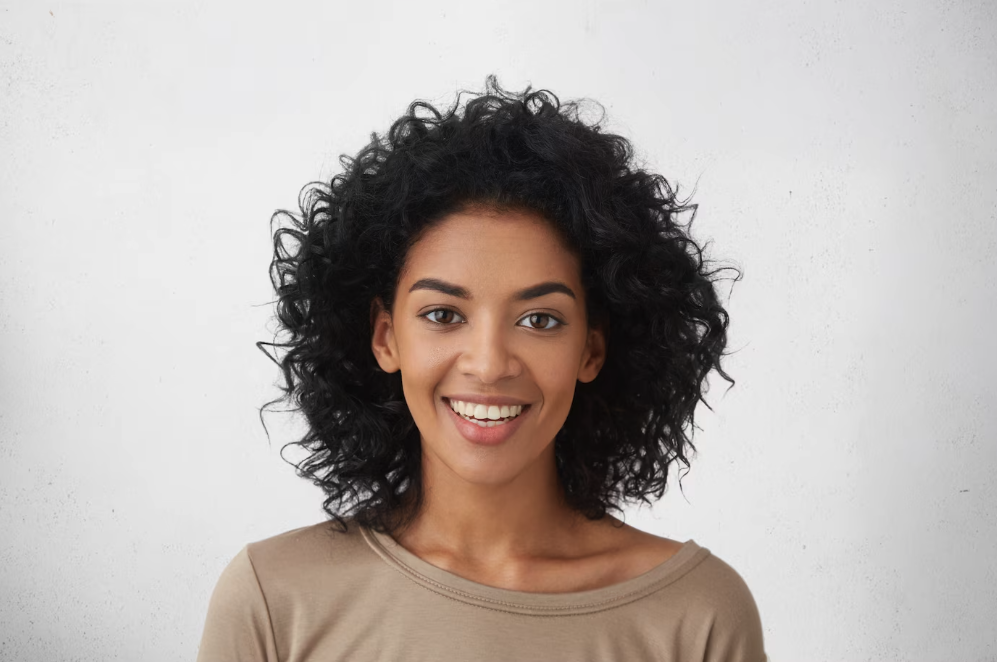
%> input picture protrait_2.png, 997 x 662 px
$ octave segmentation.m   (GNU Octave 9; MATLAB toolbox functions it lacks are replaced by stand-ins)
%> lines starting %> are read from the running program, lines starting %| are printed output that depends on the picture; in (x1, y1, x2, y2) boxes, pixels count from 0 and x2, y2 are one past the last pixel; in counts of white or black regions, pixels touching at a corner belong together; the program's own positions count from 1
I = imread('protrait_2.png');
%> I is the input picture: size 662x997x3 uint8; mean R, G, B 182.2, 174.5, 170.6
imshow(I);
Igray = rgb2gray(I);
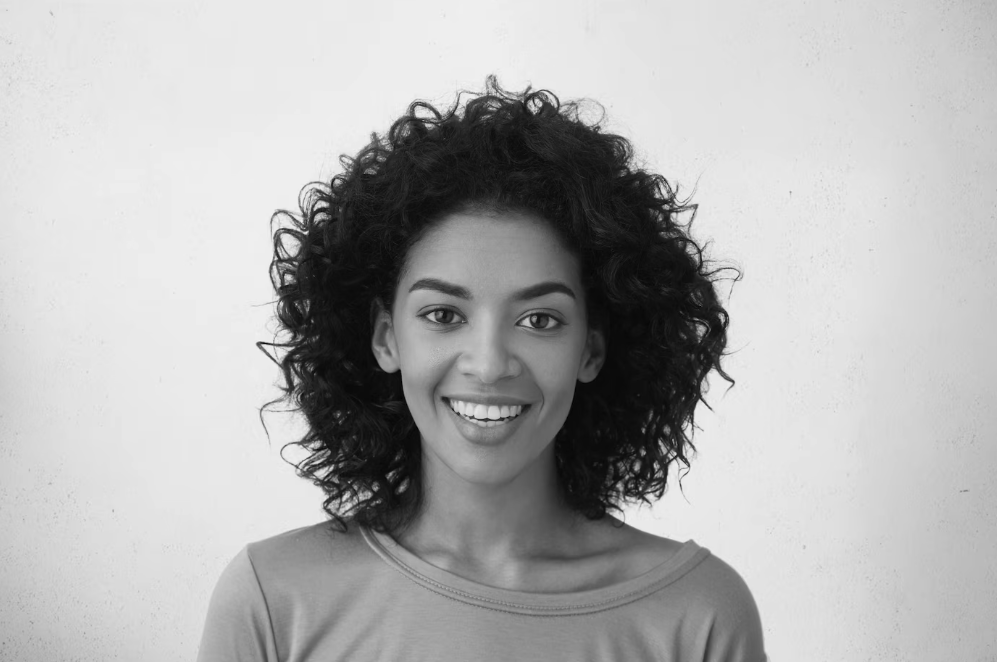
%> Igray: size 662x997 uint8; min 3, max 243, mean 176.4
rmat = I(:,:,1);
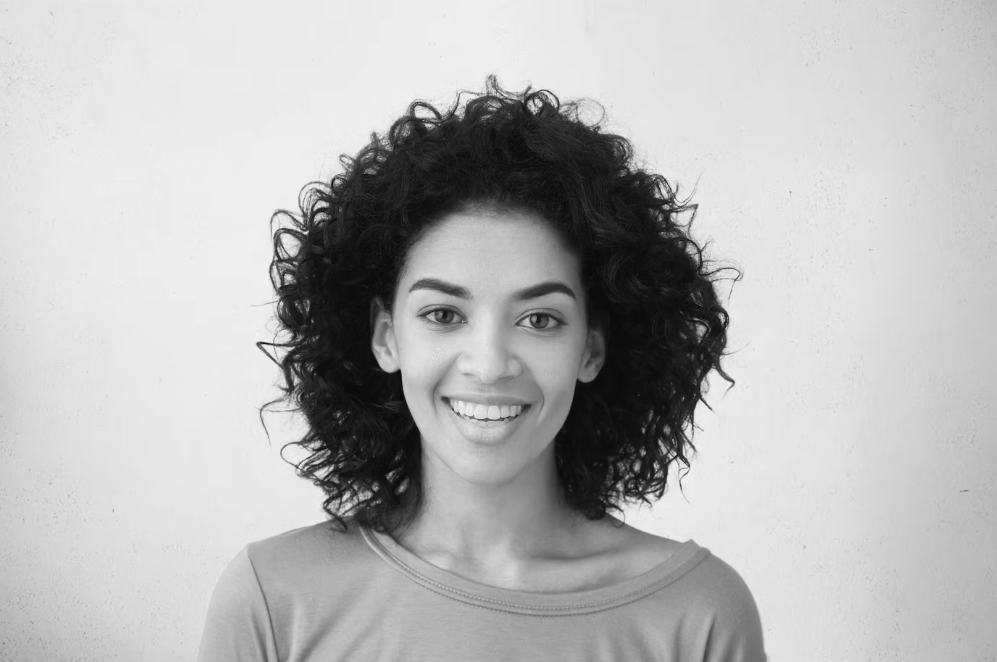
%> rmat: size 662x997 uint8; min 5, max 243, mean 182.2
gmat = I(:,:,2);
bmat = I(:,:,3);
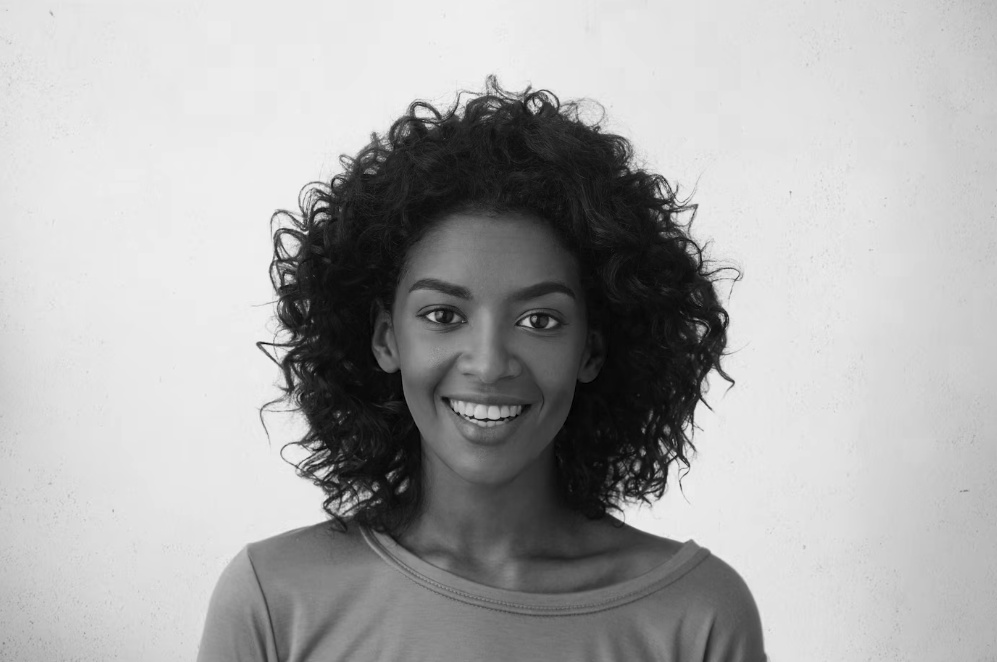
%> bmat: size 662x997 uint8; min 0, max 243, mean 170.6
levelr = graythresh(rmat)
%> levelr = 0.498
levelg = graythresh(gmat)
%> levelg = 0.553
levelb = graythresh(bmat)
%> levelb = 0.565
Ithresh = imbinarize(Igray, 0.5);
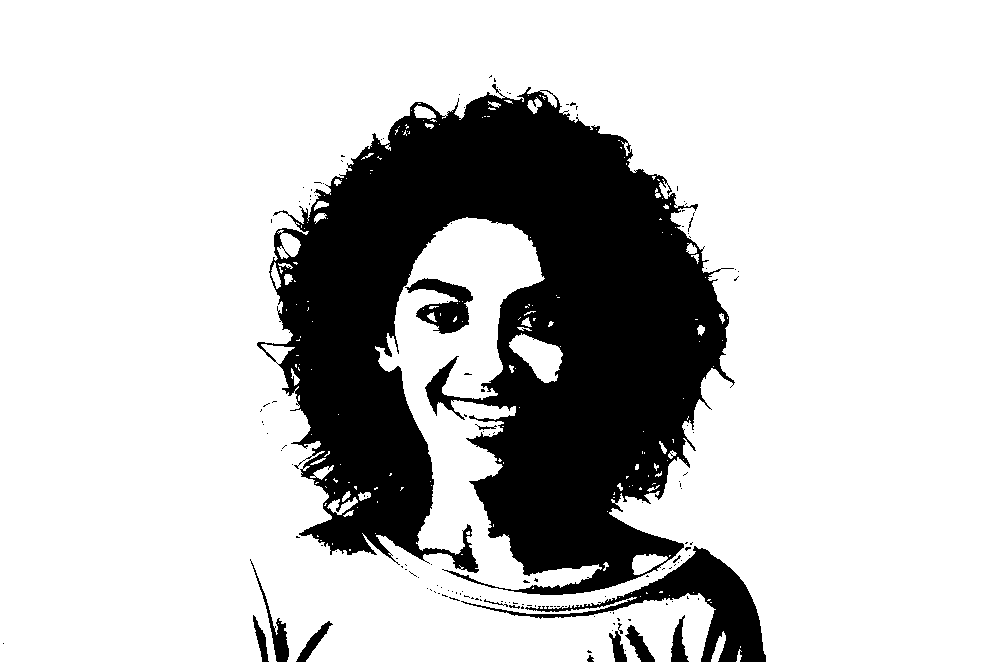
%> Ithresh: size 662x997 logical; 77.7% white; 149 black regions (133 under 20 px), largest, box (x1, y1, x2, y2) and area: (257, 84, 735, 595) 134799, (461, 546, 766, 662) 7369, (405, 278, 473, 334) 1837
I1 = imbinarize(rmat, levelr);
%> I1: size 662x997 logical; 82.5% white; 121 black regions (102 under 20 px), largest, box (x1, y1, x2, y2) and area: (257, 84, 735, 562) 110489, (722, 598, 765, 662) 1441, (417, 304, 468, 332) 697
I2 = imbinarize(gmat, levelg);
%> I2: size 662x997 logical; 72.1% white; 113 black regions (104 under 20 px), largest, box (x1, y1, x2, y2) and area: (256, 77, 767, 662) 180464, (249, 552, 292, 662) 1438, (295, 595, 353, 662) 1053
I3 = imbinarize(bmat, levelb);
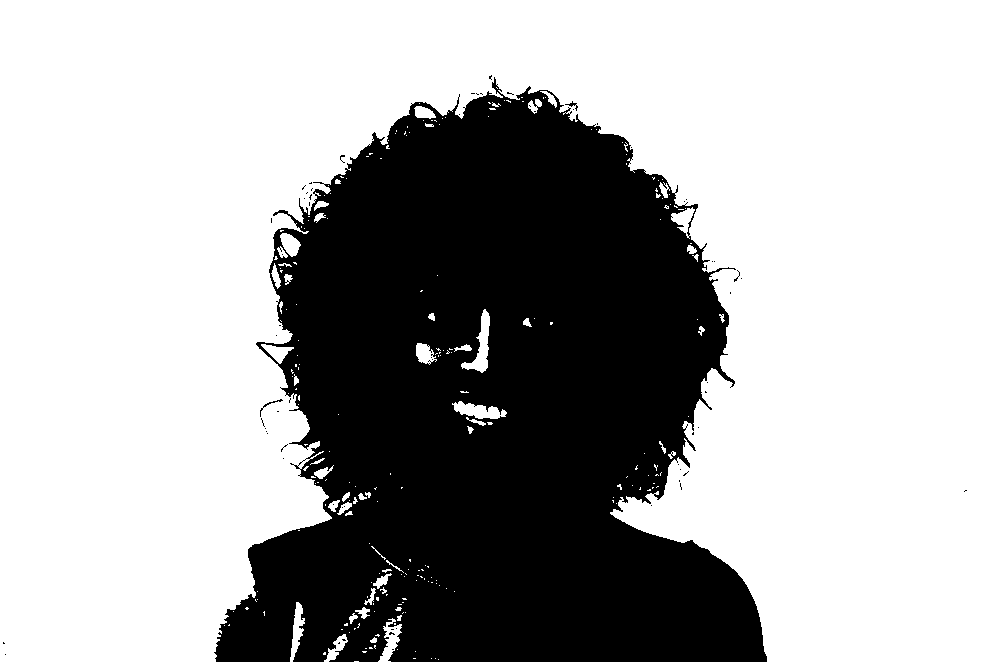
%> I3: size 662x997 logical; 67.1% white; 65 black regions (62 under 20 px), largest, box (x1, y1, x2, y2) and area: (214, 77, 767, 662) 216661, (260, 399, 283, 417) 48, (565, 101, 578, 111) 35
Isum = (I1&I2&I3);
%> Isum: size 662x997 logical; 67.1% white; 65 black regions (62 under 20 px), largest, box (x1, y1, x2, y2) and area: (214, 77, 767, 662) 216669, (260, 399, 283, 417) 48, (565, 101, 578, 111) 35
% imshowpair(I, Ithresh, 'montage');


figure;
subplot(2, 2, 1), imshow(I1);
title('Red');
subplot(2, 2, 2), imshow(I2);
title('Green');
subplot(2, 2, 3), imshow(I3);
title('Blue');
subplot(2, 2, 4), imshow(Isum);
title('Original')
Icomp = imcomplement(Isum);
Ifilled = imfill(Icomp, 'holes');
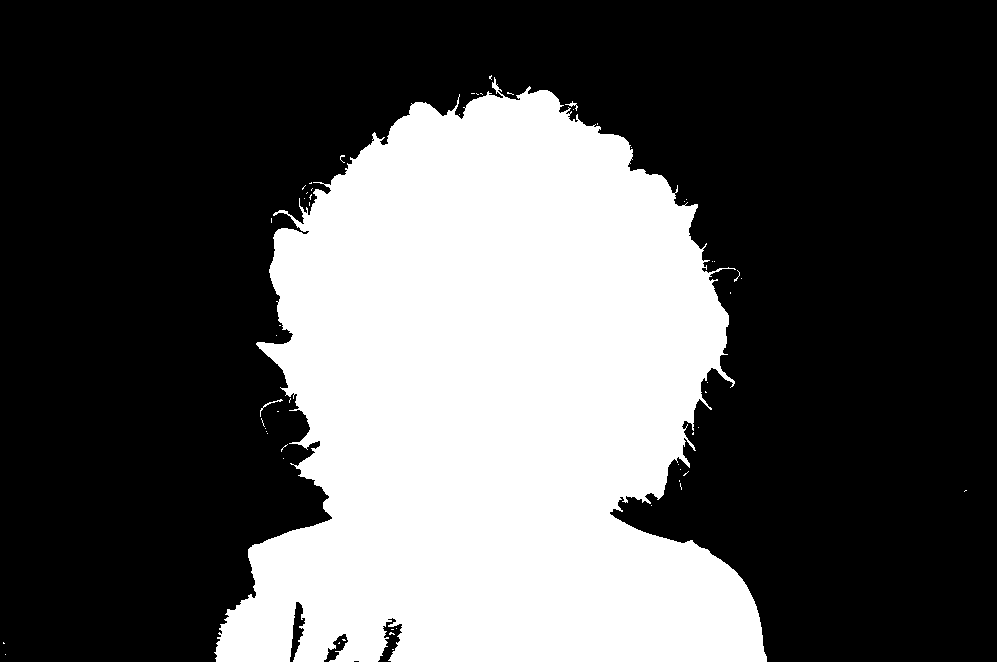
%> Ifilled: size 662x997 logical; 33.7% white; 57 white regions (54 under 20 px), largest, box (x1, y1, x2, y2) and area: (214, 77, 767, 662) 222323, (260, 399, 283, 417) 48, (565, 101, 578, 111) 35


se = strel('disk', 25);
figure, imshow(Ifilled)

title('Ifilled effect')
%Iopenned = imopen(Ifilled, se);
%figure, imshow(Iopenned)
%title('Iopenned effect');

imshowpair(I, Ifilled, 'montage')
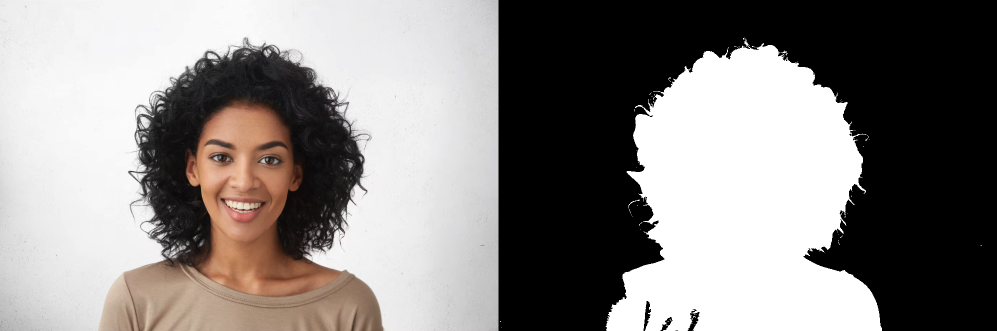
%> displayed picture: size 662x1994x3, on the screen's scale of 0 to 255 (shown at 1/2 size); mean R, G, B 138.6, 134.6, 132.5

$ run again, with protrait_1.png copied over protrait_2.png
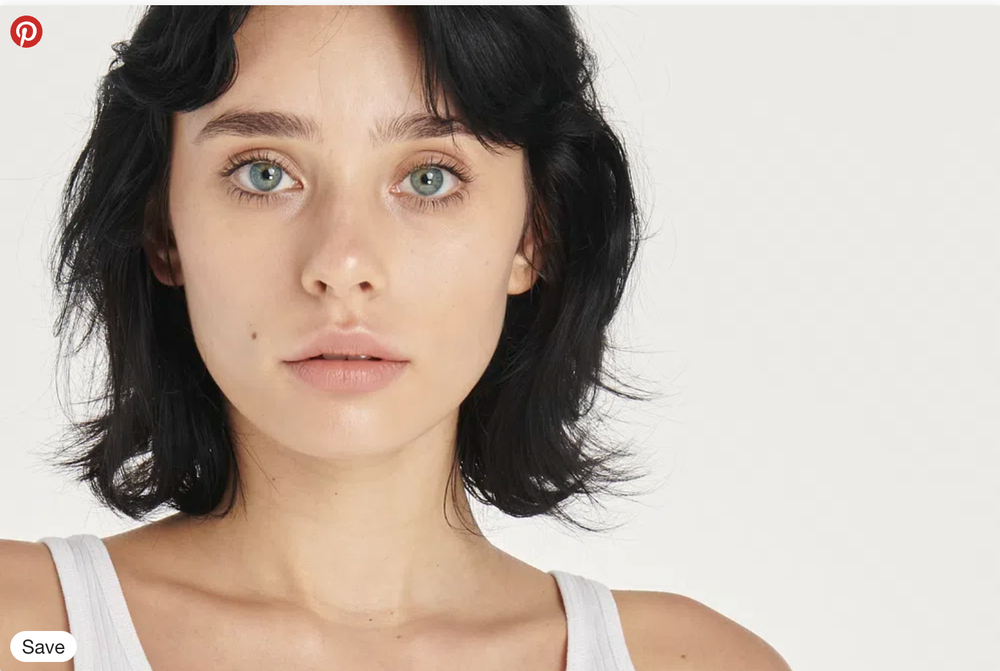
%> input picture protrait_1.png, 1000 x 671 px, shrunk from 1550 x 1040 before the run
%> I is the input picture: size 671x1000x3 uint8; mean R, G, B 189.3, 175.2, 164.2
%> levelr = 0.522
%> levelg = 0.494
%> levelb = 0.545
%> `Ithresh = imbinarize(Igray, 0.5);`:
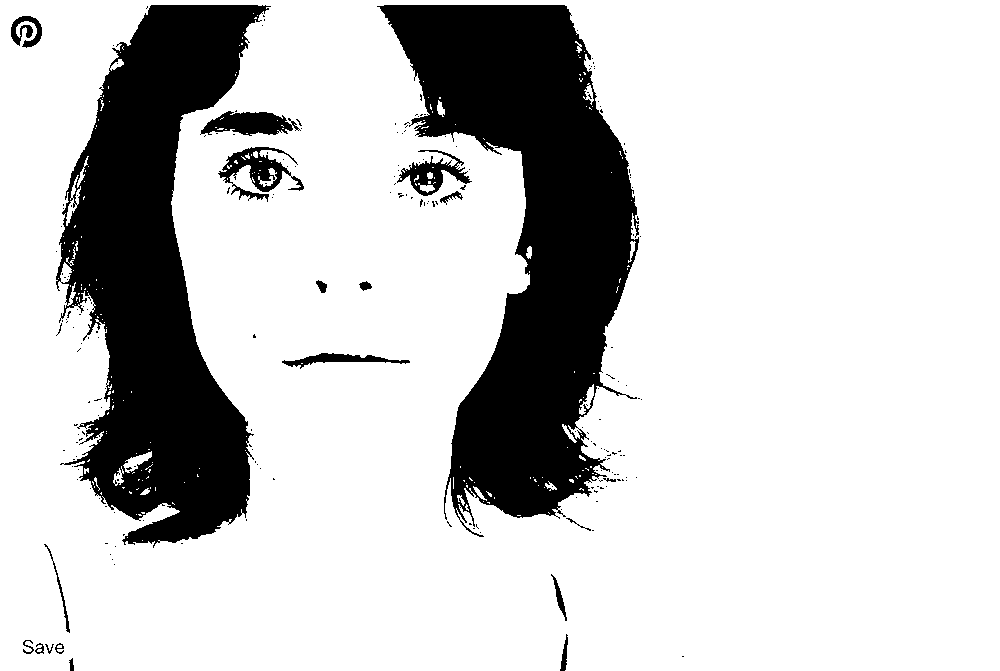
%> Ithresh: size 671x1000 logical; 79.9% white; 211 black regions (191 under 20 px), largest, box (x1, y1, x2, y2) and area: (377, 5, 639, 537) 66704, (56, 5, 271, 548) 61034, (218, 147, 304, 202) 1722
%> I1: size 671x1000 logical; 80.9% white; 196 black regions (177 under 20 px), largest, box (x1, y1, x2, y2) and area: (384, 5, 642, 519) 65223, (55, 5, 259, 532) 58429, (220, 148, 290, 192) 1135
%> I2: size 671x1000 logical; 79.2% white; 208 black regions (182 under 20 px), largest, box (x1, y1, x2, y2) and area: (375, 5, 639, 537) 67342, (56, 5, 277, 569) 63155, (217, 146, 304, 203) 1960
%> I3: size 671x1000 logical; 67.8% white; 208 black regions (190 under 20 px), largest, box (x1, y1, x2, y2) and area: (55, 5, 642, 671) 195206, (612, 590, 790, 671) 9021, (0, 540, 71, 634) 4967
%> Isum: size 671x1000 logical; 67.8% white; 208 black regions (190 under 20 px), largest, box (x1, y1, x2, y2) and area: (55, 5, 642, 671) 195209, (612, 590, 790, 671) 9021, (0, 540, 71, 634) 4967
%> Ifilled: size 671x1000 logical; 33% white; 196 white regions (178 under 20 px), largest, box (x1, y1, x2, y2) and area: (55, 5, 642, 671) 200036, (612, 590, 790, 671) 9129, (0, 540, 71, 634) 4969
%> `imshowpair(I, Ifilled, 'montage')`:
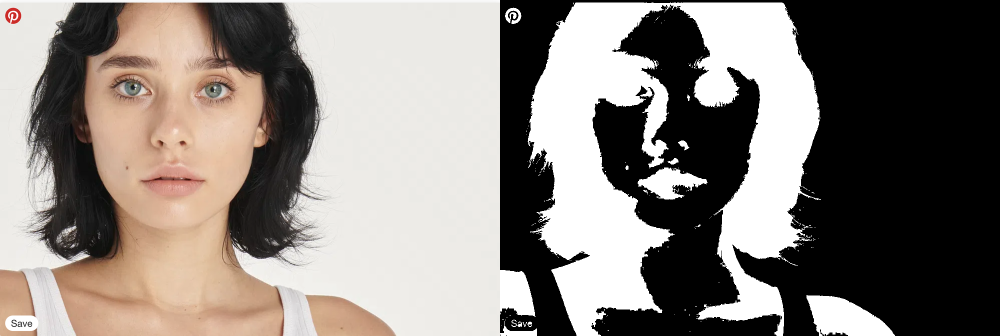
%> displayed picture: size 671x2000x3, on the screen's scale of 0 to 255 (shown at 1/2 size); mean R, G, B 136.7, 129.6, 124.2

$ run again, with protrait.jpeg saved as protrait_2.png
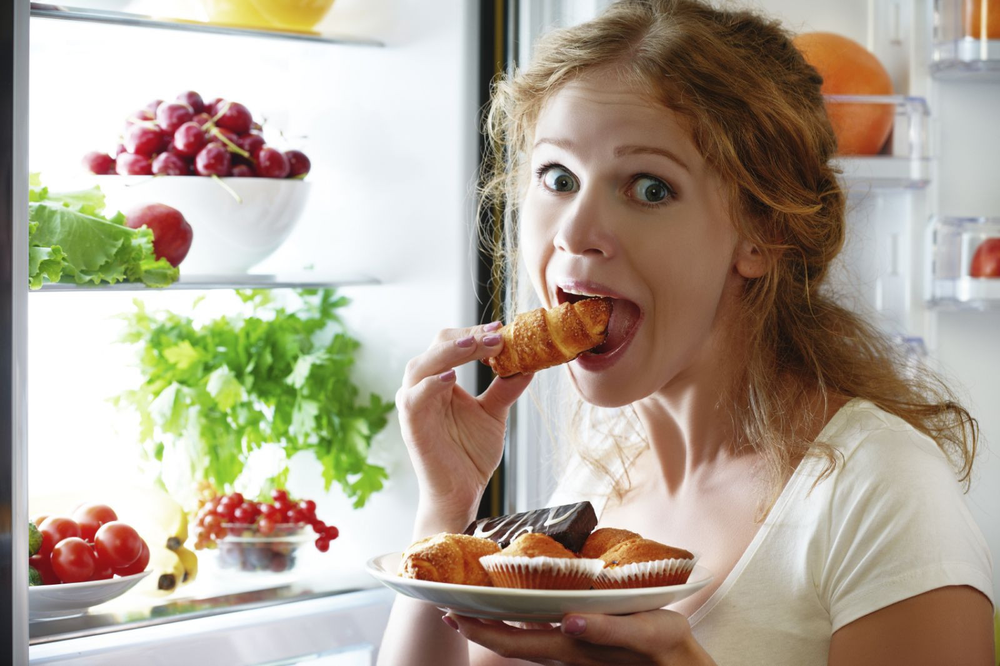
%> input picture protrait.jpeg, 1000 x 666 px, shrunk from 1600 x 1066 before the run
%> I is the input picture: size 666x1000x3 uint8; mean R, G, B 176.3, 164.3, 148.4
%> levelr = 0.647
%> levelg = 0.576
%> levelb = 0.541
%> `Ithresh = imbinarize(Igray, 0.5);`:
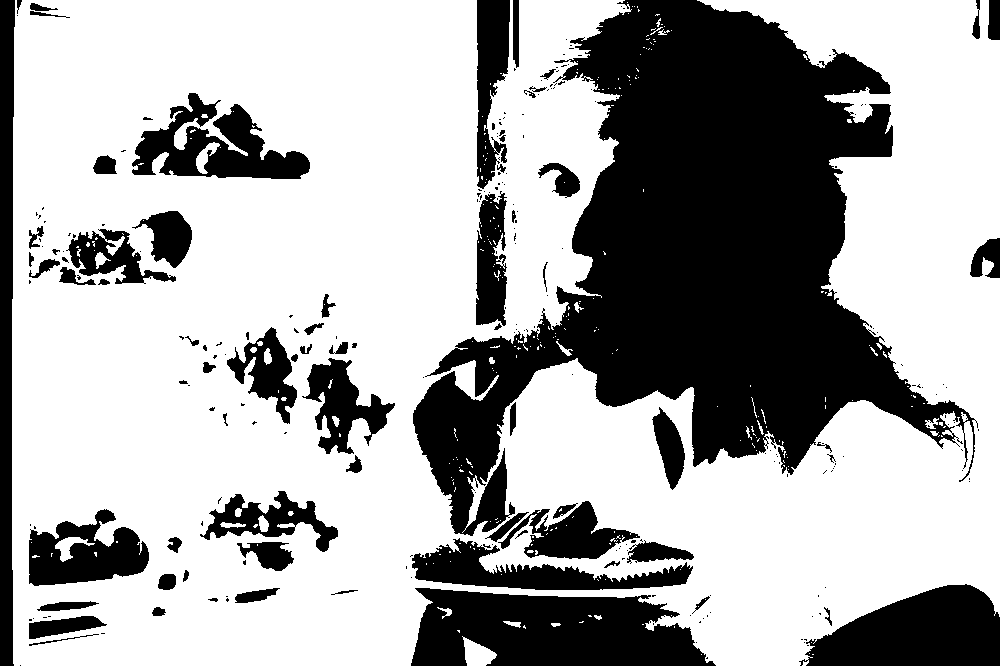
%> Ithresh: size 666x1000 logical; 66.6% white; 254 black regions (179 under 20 px), largest, box (x1, y1, x2, y2) and area: (413, 0, 978, 536) 128018, (411, 588, 716, 666) 17808, (799, 584, 1000, 666) 11505
%> I1: size 666x1000 logical; 60.2% white; 380 black regions (314 under 20 px), largest, box (x1, y1, x2, y2) and area: (412, 0, 979, 559) 137722, (147, 282, 396, 509) 22611, (391, 583, 729, 666) 20418
%> I2: size 666x1000 logical; 62.2% white; 263 black regions (199 under 20 px), largest, box (x1, y1, x2, y2) and area: (410, 0, 979, 536) 141460, (407, 582, 727, 666) 20489, (775, 569, 1000, 666) 13831
%> I3: size 666x1000 logical; 56.5% white; 203 black regions (145 under 20 px), largest, box (x1, y1, x2, y2) and area: (408, 0, 979, 591) 158250, (407, 539, 1000, 666) 39274, (142, 288, 396, 552) 30724
%> Isum: size 666x1000 logical; 53.6% white; 227 black regions (169 under 20 px), largest, box (x1, y1, x2, y2) and area: (408, 0, 979, 591) 162129, (391, 488, 1000, 666) 40327, (142, 282, 396, 552) 32345
%> Ifilled: size 666x1000 logical; 47.7% white; 216 white regions (159 under 20 px), largest, box (x1, y1, x2, y2) and area: (408, 0, 979, 591) 166494, (391, 488, 1000, 666) 40902, (142, 282, 396, 552) 35291
%> `imshowpair(I, Ifilled, 'montage')`:
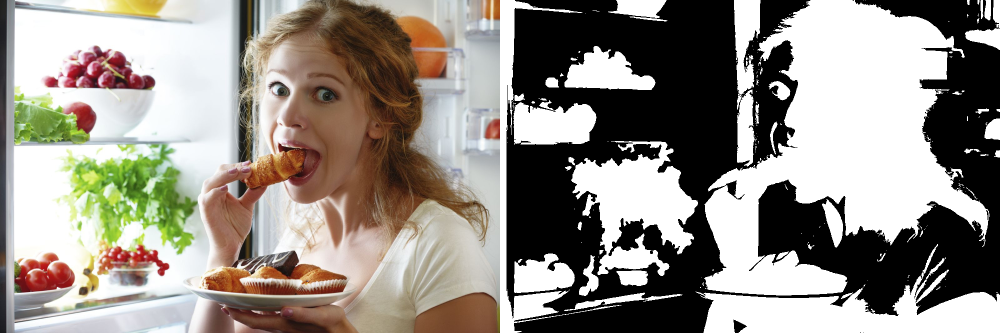
%> displayed picture: size 666x2000x3, on the screen's scale of 0 to 255 (shown at 1/2 size); mean R, G, B 149, 143, 135.1
